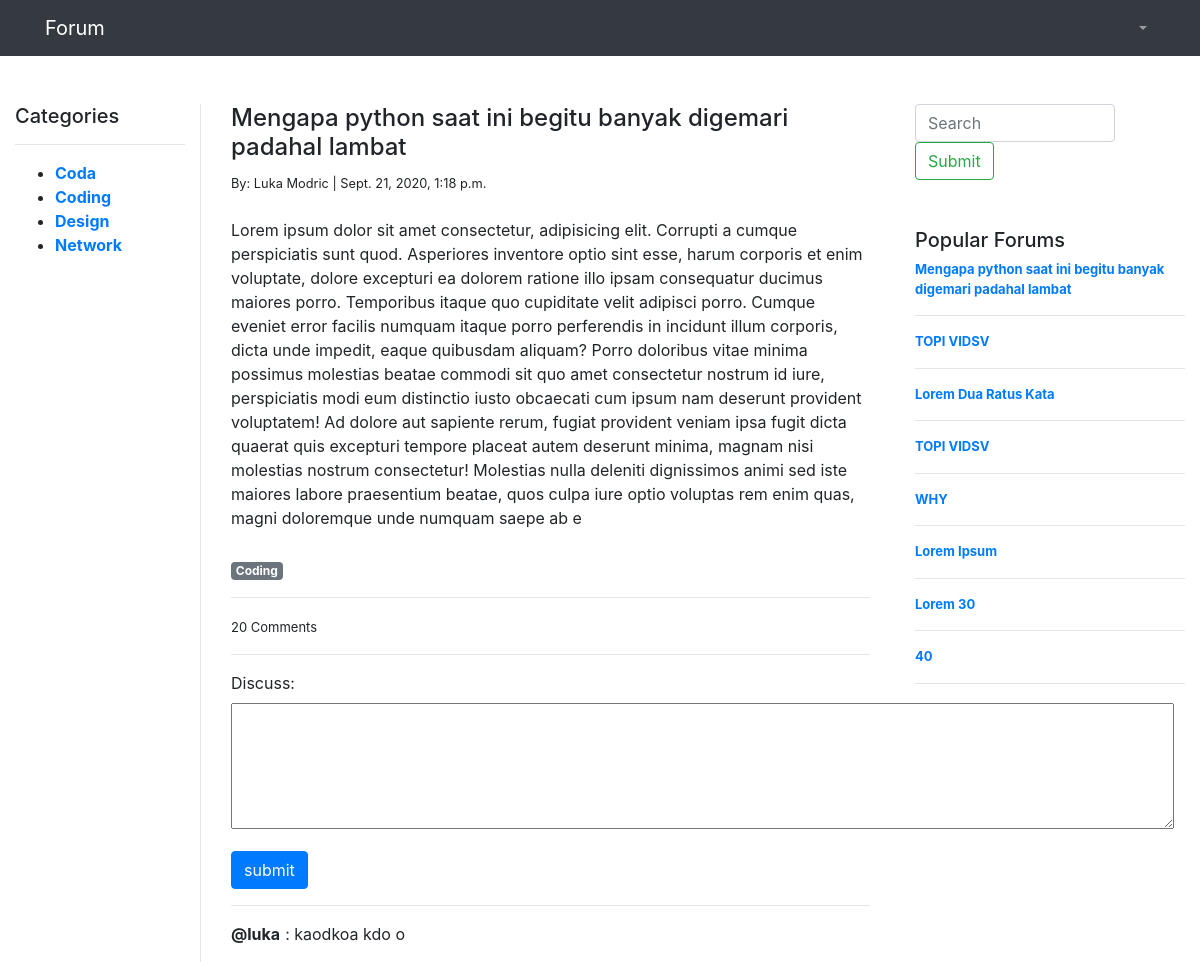
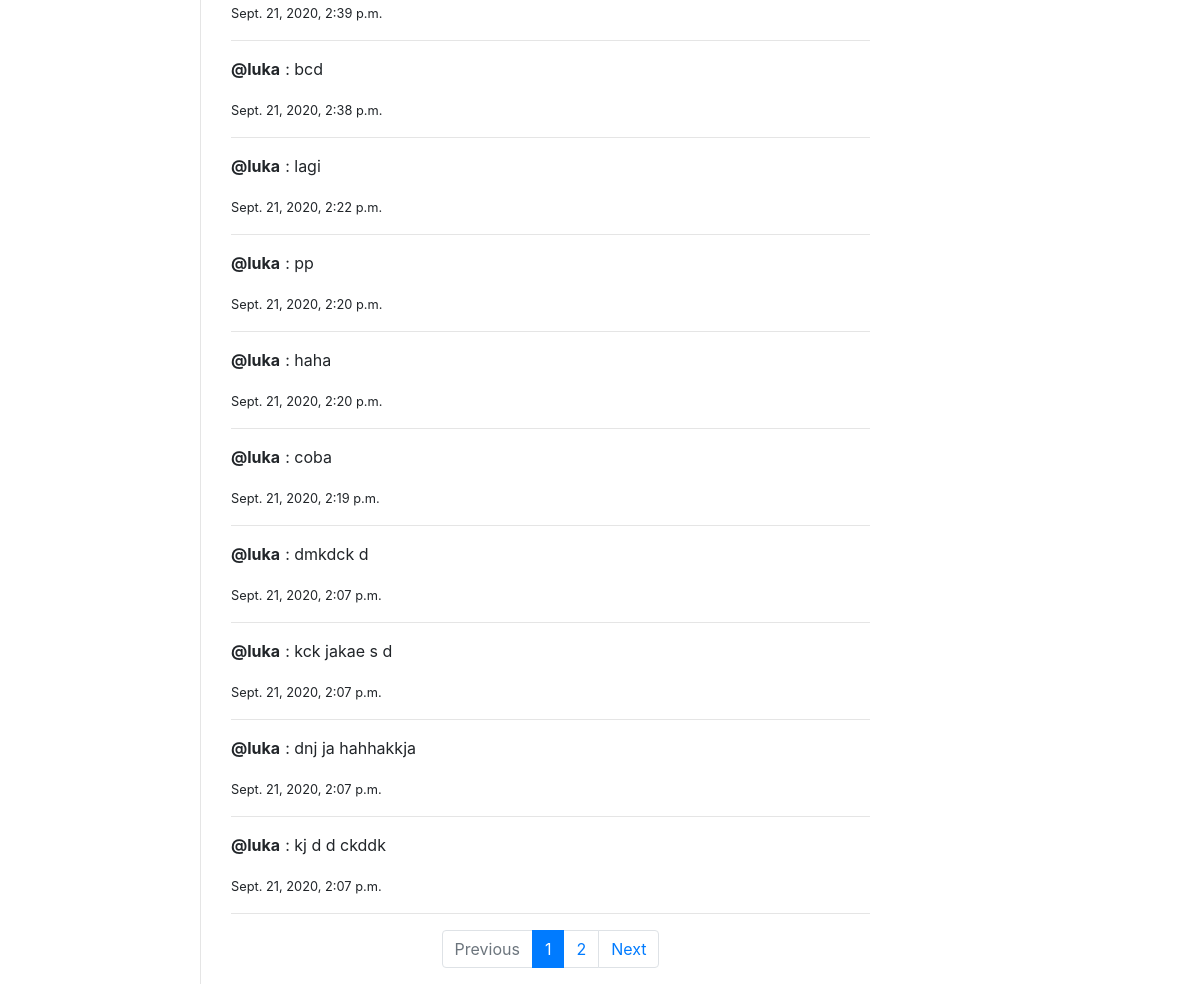
The app's page /view_forum/32 with its own data (2 pictures, top to bottom).
### commentsapp/models.py (models this page shows, shortened)
class Category(models.Model):
    category = models.CharField(max_length=200)
    def __str__(self):
        return self.category

class forum(models.Model):
    profile = models.ForeignKey(profile, null=True, blank=True,on_delete=models.SET_NULL)
    topic = models.CharField(max_length=300)
    category = models.ForeignKey(Category, null=True, blank=True, on_delete=models.SET_NULL)
    description = models.CharField(max_length=1000,blank=True)
    num_comment = models.IntegerField(blank=True, null=True)
    date_created=models.DateTimeField(auto_now_add=True,null=True)

class profile(models.Model):
    user = models.OneToOneField(User, null=True, blank=True,on_delete=models.CASCADE)
    name = models.CharField(max_length=200,default="anonymous")
    phone = models.CharField(max_length=200, null=True)
    profile_pic = models.ImageField(null=True, blank=True, default="default-profile.png")
    date_created = models.DateTimeField(auto_now_add=True, null=True)
    def __str__(self):
        return str(self.name)

class Discussion(models.Model):
    user = models.ForeignKey(User, null=True, blank=True,on_delete=models.CASCADE)
    forum = models.ForeignKey(forum,blank=True, null=True, on_delete=models.CASCADE)
    discuss = models.CharField(max_length=1000)
    like = models.IntegerField(blank=True, null=True)
    date_created=models.DateTimeField(auto_now_add=True,null=True)

### commentsapp/views.py (the view, shortened to what this page needs)
# urls.py: path('view_forum/<str:pk>', views.viewForum, name='view_forum'),
def viewForum(request,pk):
    forum_id = forum.objects.annotate(total=Sum('profile')).get(id=pk)
    discuss_id = Discussion.objects.filter(forum_id=forum_id.id).order_by('-date_created')
    popular = forum.objects.all().order_by('-num_comment')
    category = Category.objects.all().order_by('category')
    page = request.GET.get('page', 1)
    paginator = Paginator(discuss_id, 10)
    try:
        discuss_id = paginator.page(page)
    except PageNotAnInteger:
        discuss_id = paginator.page(1)
    except EmptyPage:
        discuss_id = paginator.page(paginator.num_pages)
    comment = updateCommentForm(instance=forum_id)
    form = CreateInDiscussion()
    context = {'forum': forum_id, 'discuss': discuss_id, 'popular':popular,
    'category':category, 'form': form,'comment': comment}
    return render(request, 'view_forum.html', context)

### commentsapp/forms.py
class CreateInDiscussion(ModelForm):
    class Meta:
        model= Discussion
        fields = "__all__"
        exclude = ['forum','user','like']
        widgets = {
            "discuss": Textarea(attrs={'cols':90, 'rows':5}),
        }

class updateCommentForm(ModelForm):
    class Meta:
        model = forum
        fields = ['num_comment']

### commentsapp/templates/view_forum.html (shortened to what this page needs)
{% extends 'layout/main.html' %}
{% load static %}
{% block content %}
<div class="container-fluid">
    <div class="row mt-5">
        {% include 'layout/left_bar.html' %}
        <div class="col-7" style="border-left:1px solid #e5e5e5;height:100%">
            <div class="container">
                <div>
                    <h4>{{forum.topic}}</h4>
                    <small>By: {{forum.profile}} | {{forum.date_created}}</small><br>
                </div>
                <div class="mt-4">
                    <p>{{forum.description}}</p>
                </div>
                <a href="{% url 'category' forum.category.id %}"><span class="badge badge-secondary mt-3">{{forum.category}}</span></a>
                <hr>
                <span style="font-size: small;">{{forum.num_comment}} Comments</span>
                <hr>
                <form action="" method="POST">
                    {{form.as_p}}
                    <input type="submit" class="btn btn-small btn-primary" value="submit">
                </form>
                <hr>
                <div>
                    {% for dis in discuss %}
                    <div style="display: flex; flex-wrap: wrap;">
                        {% if dis.user == NULL %}
                        <p style="font-weight: bold;">@Unknow</p>
                        {% else %}
                        <p style="font-weight: bold;">@{{dis.user.username}}</p>
                        {% endif %}
                        <p style="margin-left: 5px; margin-bottom: 0;">: {{dis.discuss}}</p>
                    </div>
                    <small>{{dis.date_created}}</small>
                    <hr>
                    {% endfor %}
                </div>
                {% if discuss.has_other_pages %}
                <div class="d-flex justify-content-center">
                    <ul class="pagination">
                        {% if discuss.has_previous %}
                            <li class="page-item">
                                <a class="page-link" tabindex="-1" aria-disabled="true" href="?page={{ discuss.previous_page_number }}">Previous</a>
                            </li>
                        {% else %}
                            <li class="page-item disabled">
                                <a class="page-link" tabindex="-1" aria-disabled="true">Previous</a>
                            </li>
                        {% endif %}
                        {% for i in discuss.paginator.page_range %}
                            {% if discuss.number == i %}
                                <li class="page-item active" aria-current="page">
                                    <a class="page-link">{{ i }} <span class="sr-only">(current)</span></a>
                                </li>
                            {% else %}
                                <li class="page-item">
                                    <a class="page-link" href="?page={{ i }}">{{i}}</a>
                                </li>
                            {% endif %}
                        {% endfor %}
                        {% if discuss.has_next %}
                            <li class="page-item">
                                <a class="page-link" href="?page={{ discuss.next_page_number }}">Next</a>
                            </li>
                        {% else %}
                            <li class="page-item disabled">
                                <a class="page-link" tabindex="-1" aria-disabled="true">Next</a>
                            </li>
                        {% endif %}
                    </ul>
                </div>
                {% endif %}
            </div>
        </div>
        {% include 'layout/right_bar.html' %}
    </div>
</div>
{% endblock %}

### commentsapp/templates/layout/left_bar.html
<div class="col-2 sticky-top">
    <h5>Categories</h5>
    <hr>
    <ul>
        {% for cat in category %}
            <li><a class="font-weight-bold" href="{% url 'category' cat.id %}">{{cat}}</a></li>
        {% endfor %}
    </ul>
</div>

### commentsapp/templates/layout/right_bar.html
<div class="popular col-3">
    <div>
        <form class="form-inline my-2 my-lg-0" method="GET" action="{% url 'search' %}">
            <input style="width: 200px;" name="searchVal" class="form-control mr-sm-2" type="search" placeholder="Search" aria-label="Search">
            <input class="btn btn-outline-success my-2 my-sm-0" type="submit">
        </form>
    </div>
    <h5 class="mt-5">Popular Forums</h5>
    {% for top in popular|slice:"10" %}
        <a class="d-block font-weight-bold" href="{% url 'view_forum' top.id %}">{{top.topic}}</a>
        <hr>
    {% endfor %}
</div>

### commentsapp/static/css/main.css (style rules this page uses)
.popular a { font-size: 13px; }

### records on screen
Category: category "Coda"
Category: category "Coding"
Category: category "Design"
Category: category "Network"
forum: topic "Mengapa python saat ini begitu banyak digemari padahal lambat", profile "Luka Modric", date_created "Sept. 21, 2020, 1:18 p.m.", description "Lorem ipsum dolor sit amet consectetur, adipisicing elit. Corrupti a cumque perspiciatis sunt quod. Asperiores inventore optio sint esse, harum corporis et enim voluptate, dolore excepturi ea dolorem ratione illo ipsam consequatur ducimus maiores porro. Temporibus itaque quo cupiditate velit adipisci porro. Cumque eveniet error facilis numquam itaque porro perferendis in incidunt illum corporis, dicta unde impedit, eaque quibusdam aliquam? Porro doloribus vitae minima possimus molestias beatae commodi sit quo amet consectetur nostrum id iure, perspiciatis modi eum distinctio iusto obcaecati cum ipsum nam deserunt provident voluptatem! Ad dolore aut sapiente rerum, fugiat provident veniam…", category "Coding", num_comment "20"
Discussion: user.username "luka", discuss "kaodkoa kdo o", date_created "Sept. 21, 2020, 2:39 p.m."
Discussion: user.username "luka", discuss "bcd", date_created "Sept. 21, 2020, 2:38 p.m."
Discussion: user.username "luka", discuss "lagi", date_created "Sept. 21, 2020, 2:22 p.m."
Discussion: user.username "luka", discuss "pp", date_created "Sept. 21, 2020, 2:20 p.m."
Discussion: user.username "luka", discuss "haha", date_created "Sept. 21, 2020, 2:20 p.m."
Discussion: user.username "luka", discuss "coba", date_created "Sept. 21, 2020, 2:19 p.m."
Discussion: user.username "luka", discuss "dmkdck d", date_created "Sept. 21, 2020, 2:07 p.m."
Discussion: user.username "luka", discuss "kck jakae s d", date_created "Sept. 21, 2020, 2:07 p.m."
Discussion: user.username "luka", discuss "dnj ja hahhakkja", date_created "Sept. 21, 2020, 2:07 p.m."
Discussion: user.username "luka", discuss "kj d d ckddk", date_created "Sept. 21, 2020, 2:07 p.m."
forum: topic "TOPI VIDSV"
forum: topic "Lorem Dua Ratus Kata"
forum: topic "TOPI VIDSV"
forum: topic "WHY"
forum: topic "Lorem Ipsum"
forum: topic "Lorem 30"
forum: topic "40"

### other values on screen
{{ i }} "1"
{{ i }} "2"
